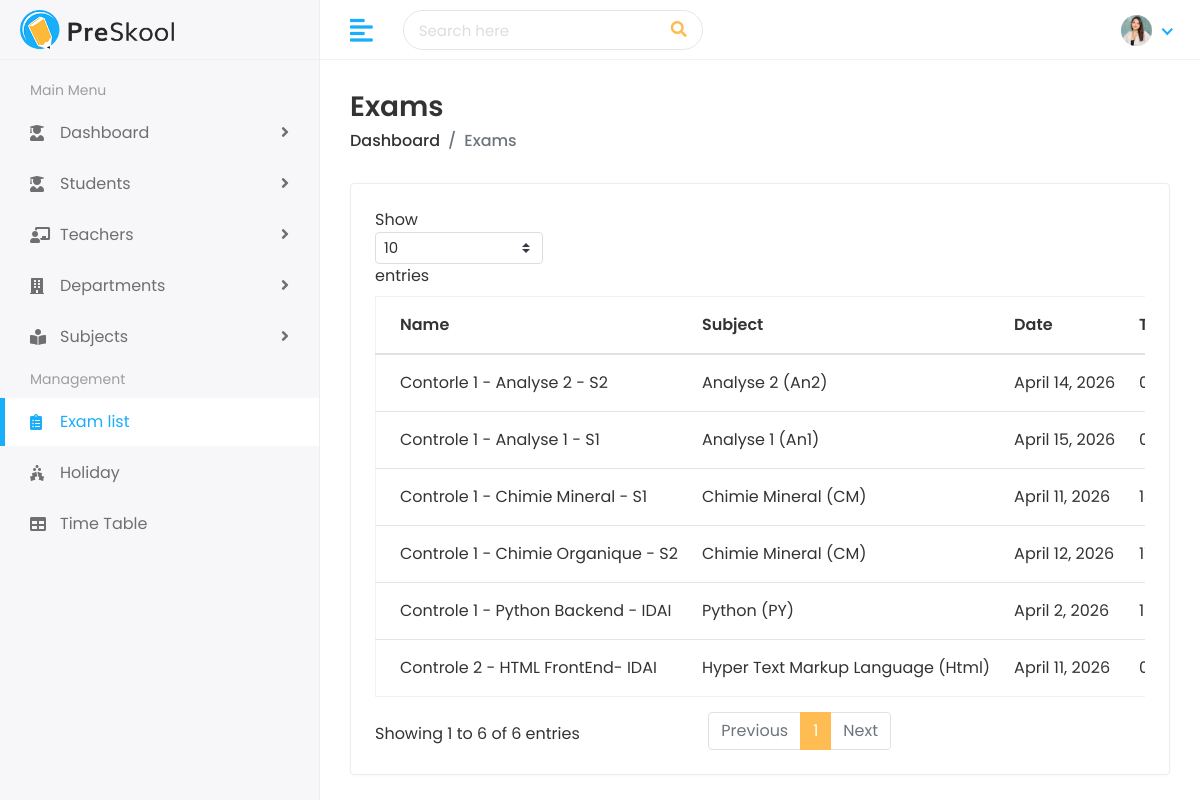
Screenshot of /exams/ (signed in) with the database file from the repository.
### exams/models.py (models this page shows, shortened)
class Exam(models.Model):
    name = models.CharField(max_length=100)
    subject = models.ForeignKey(
        Subject,
        on_delete=models.CASCADE,
        null=False,
        blank=False,
    )
    exam_date = models.DateField()
    start_time = models.TimeField()
    end_time = models.TimeField()
    teacher = models.ForeignKey(
        Teacher,
        on_delete=models.CASCADE,
        null=False,
        blank=False,
    )
    departement = models.ForeignKey(
        Departement,
        on_delete=models.CASCADE,
        null=False,
        blank=False,
    )

### subject/models.py (models this page shows)
class Subject(models.Model):
    name = models.CharField(max_length=150)
    code = models.CharField(max_length=10, unique=True)
    description = models.TextField(blank=True, null=True)
    departement = models.ForeignKey(
        Departement,
        on_delete=models.CASCADE,
        related_name='subjects',
    )
    def __str__(self):
        return f"{self.name} ({self.code})"

### exams/views.py (the view)
# urls.py: path('', views.exam_list, name='exam_list'),
@login_required
def exam_list(request):
    exams = Exam.objects.all()
    return render(request, 'exams/exam_list.html', {'exams': exams})

### teacher/models.py (called while the page is built)
    def __str__(self):
        return f"{self.first_name} {self.last_name}"

### templates/exams/exam_list.html (shortened to what this page needs)
{% extends 'Home/base.html' %}
{% load static %}
{% block body %}
<div class="page-wrapper">
<div class="content container-fluid">
<div class="page-header">
<div class="row align-items-center">
<div class="col">
<h3 class="page-title">Exams</h3>
<ul class="breadcrumb">
<li class="breadcrumb-item"><a href="{% url 'dashboard' %}">Dashboard</a></li>
<li class="breadcrumb-item active">Exams</li>
</ul>
</div>
</div>
</div>
<div class="card card-table">
<div class="card-body">
<div class="table-responsive">
<table class="table table-hover table-center mb-0 datatable">
<thead>
<tr>
<th>Name</th>
<th>Subject</th>
<th>Date</th>
<th>Time</th>
</tr>
</thead>
<tbody>
{% for exam in exams %}
{% if request.user.student.departement == exam.departement or request.user.is_teacher or request.user.is_admin %}
<tr>
<td>{{ exam.name }}</td>
<td>{{ exam.subject }}</td>
<td>{{ exam.exam_date }}</td>
<td>{{ exam.start_time|time:"H:i" }} -> {{exam.end_time|time:"H:i"}}</td>
</tr>
{% endif %}
{% endfor %}
</tbody>
</table>
</div>
</div>
</div>
</div>
</div>
{% endblock %}

### static/assets/css/style.css (style rules this page uses)
html { height: 100%; }
body { background-color: #fff; color: #333; font-family: 'Poppins', sans-serif; font-size: 1rem; height: 100%; line-height: 1.5; overflow-x: hidden; }
h1, h2, h3, h4, h5, h6 { font-family: 'Poppins', sans-serif; margin-top: 0; }
a { color: #009ce7; }
input, button, a { transition: all 0.4s ease; -moz-transition: all 0.4s ease; -o-transition: all 0.4s ease; -ms-transition: all 0.4s ease; -webkit-transition: all 0.4s ease; }
ul, ol { padding: 0px; list-style: none; }
.table { color: #333; max-width: 100%; margin-bottom: 0; width: 100%; }
.table.dataTable { border-collapse: collapse !important; border: 1px solid rgba(0, 0, 0, 0.05); }
.table thead tr th { font-weight: 600; }
.table tbody tr { border-bottom: 1px solid rgba(0, 0, 0, 0.05); }
.table.table-center td, .table.table-center th { vertical-align: middle; }
.card-table .card-body .table > thead > tr > th { border-top: 0; }
.card-table .card-body .table tr td:first-child, .card-table .card-body .table tr th:first-child { padding-left: 1.5rem; }
.card-table .table td, .card-table .table th { border-top: 1px solid #e2e5e8; padding: 1rem 0.75rem; white-space: nowrap; }
.card { border: 1px solid #ececf5; box-shadow: 0 1px 3px 0 rgba(0, 0, 0, 0.03); margin-bottom: 1.875rem; }
.card-body { padding: 1.5rem; }
.page-wrapper { margin-left: 320px; padding-top: 60px; position: relative; transition: all 0.4s ease; }
.page-wrapper > .content { padding: 1.875rem 1.875rem 0; }
.page-header { margin-bottom: 1.875rem; }
.page-header .breadcrumb { background-color: transparent; color: #6c757d; font-size: 1rem; font-weight: 500; margin-bottom: 0; padding: 0; }
.page-header .breadcrumb a { color: #333; }
.page-title { font-size: 28px; font-weight: 600; color: #333; margin-bottom: 5px; }

### rows the page displays
Exam: name "Controle 1 - Python Backend - IDAI", subject "Python (PY)", exam_date "April 2, 2026"
Exam: name "Controle 2 - HTML FrontEnd- IDAI", subject "Hyper Text Markup Language (Html)", exam_date "April 11, 2026"
Exam: name "Controle 1 - Chimie Mineral - S1", subject "Chimie Mineral (CM)", exam_date "April 11, 2026"
Exam: name "Controle 1 - Chimie Organique - S2", subject "Chimie Mineral (CM)", exam_date "April 12, 2026"
Exam: name "Controle 1 - Analyse 1 - S1", subject "Analyse 1 (An1)", exam_date "April 15, 2026"
Exam: name "Contorle 1 - Analyse 2 - S2", subject "Analyse 2 (An2)", exam_date "April 14, 2026"
